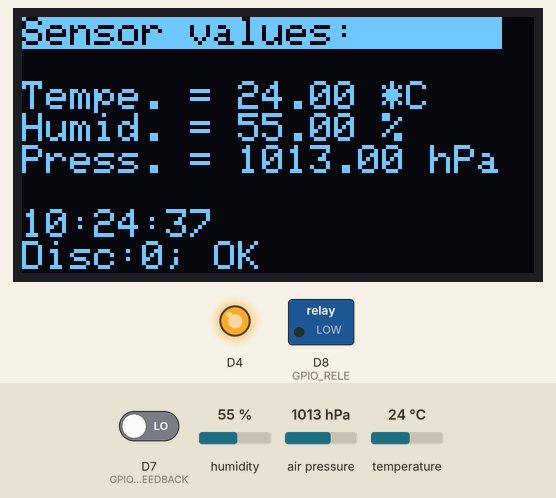
Bench run of a sketch on a simulated ESP8266 (NodeMCU). Parts: 128×64 one-colour display, switched loads named in the sketch (green lamp = pin HIGH), output pins drawn as LEDs (lit = HIGH). Inputs (shaded band) come from the test bench; at power-on: temperature 24 °C, humidity 55 %, air pressure 1013 hPa, D7 (GPIO_RELE_FEEDBACK) LOW. WiFi joins after 1.5 s; servers stay silent unless stated; the display library's start-up logo is not drawn; network time is answered at once with the bench clock; the local clock reads 2024-03-15 10:24:30 at power-on unless the sketch sets it; not simulated (calls return 0 or success): arduino_secrets.h; what the sketch prints to the serial monitor is not drawn.

Above: at 7.8 s.
7.9 s: temperature set to 12 °C
At 10.0 s:
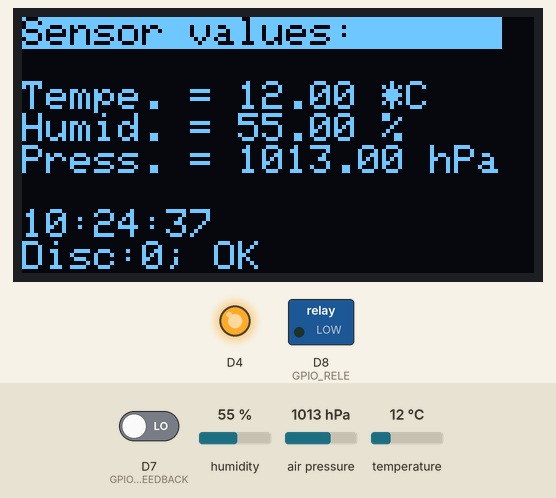
14.4 s: humidity set to 22 %
At 15.8 s:
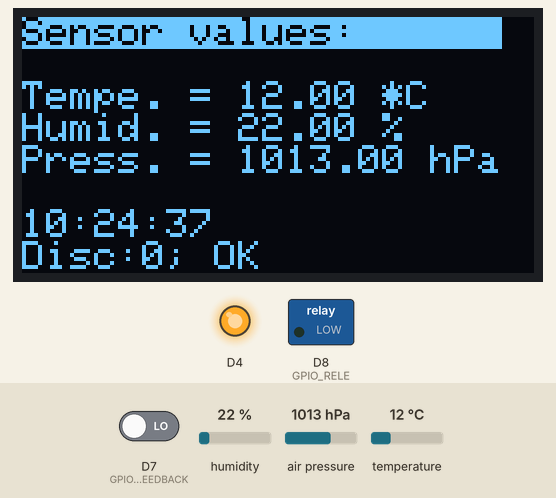
18.6 s: air pressure set to 952 hPa
At 20.1 s:
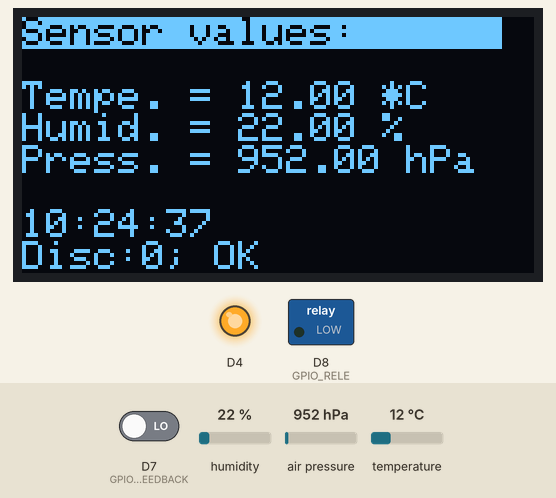
26.6 s: humidity set to 40 %
At 30.4 s:
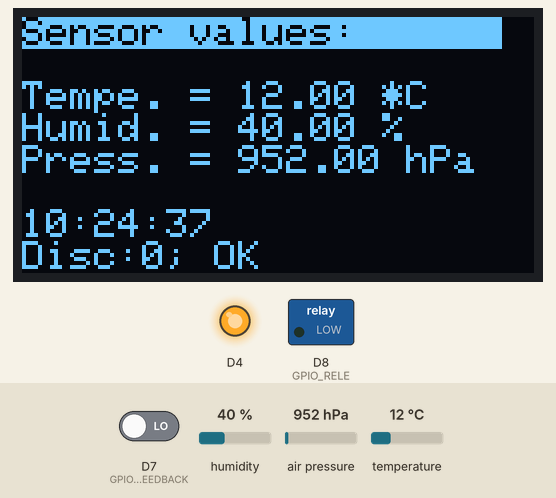
Timing chart, 0 to 34.7 s (numbered marks = the images above; inputs shaded):
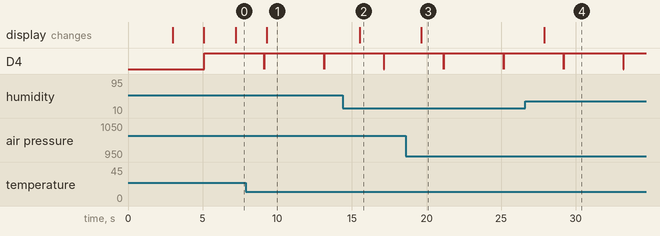

Measured:
- after the input at 7.9 s, the display: changes after 1.4 s (image 1)
- after the input at 14.4 s, the display: changes after 1.1 s (image 2)
- after the input at 18.6 s, the display: changes after 1.0 s (image 3)
- after the input at 26.6 s, the display: changes after 1.3 s (image 4)
- by itself, D4: alternates HIGH for 4.0 s and LOW for 0.01 s

The sketch:

Temperature_Udine_New.ino
```cpp
#include "Timer.h"
#include "arduino_secrets.h"
#include "thingProperties.h"
#include "ArduinoIoTComnnection.h"

unsigned long currentMillis;

bool enable = false;
bool temperatureSentMax = false;
bool temperatureSentMin = false;

void blinkLed();
void printAndUpdateValues();

Timer timer_BlinkLed = Timer(10, 4000);
Timer timer_UpdateValue = Timer(TEMPERATURE_ACQ_TIMER, TEMPERATURE_ACQ_TIMER);

bool firstTimeNTPUpdate = true;

void setup() {
  // Initialize serial and wait for port to open:
  Serial.begin(9600);
  // This delay gives the chance to wait for a Serial Monitor without blocking if none is found
  delay(1500);

  Serial.println("");
  Serial.println("-- Serial STARTED! --");

  timeClient.begin();
  delay(1500);
  Serial.println("-- NTPClient STARTED! --");

  //Init of LCD display
  displayInit();

  String text_[NUMBER_OF_ROWS_DISPLAIED] = {"Initializing...", "", "", "", ""};
  displayText(text_);

  Serial.println("-- Display Init OK --");

  // Init the connection with Arduino IoT Cloud
  initProperties();

  // Connect to Arduino IoT Cloud
  ArduinoCloud.begin(ArduinoIoTPreferredConnection);

  /*
     The following function allows you to obtain more information
     related to the state of network and IoT Cloud connection and errors
     the higher number the more granular information you’ll get.
     The default is 0 (only errors).
     Maximum is 4
 */
  setDebugMessageLevel(4);
  ArduinoCloud.printDebugInfo();

  bool status;

  // default settings
  // (you can also pass in a Wire library object like &Wire2)
  status = bme.begin(SENSOR_TEMP_ADDRESS);
  if (!status)
  {
    Serial.println("Could not find a valid BME280 sensor, check wiring!");
    while (1);
  }

  Serial.println("-- Sensor communication Init OK --");

  Serial.println();

  // Set the switch on arduino cloud to OFF
  releCommandOn = false;

  // Set counter to 0
  millisecOfReleOn = 0;

  // ------------------------ Init Timers ------------------------------
  timer_BlinkLed.cback(blinkLed);
  timer_BlinkLed.isRepeating();
  timer_BlinkLed.run();

  timer_UpdateValue.cback(printAndUpdateValues);
  timer_UpdateValue.isRepeating();
  timer_UpdateValue.run();
  // ------------------------ Date Time Update -------------------------

  timeClient.update();
  dataTimeStartedModule = (String)timeClient.getFormattedTime();

  Serial.println("-- Module started: " + dataTimeStartedModule);

  Serial.print(timeClient.getHours());
  Serial.print(":");
  Serial.print(timeClient.getMinutes());
  Serial.print(":");
  Serial.println(timeClient.getSeconds());

  // ------------------------ Init GPIOs -------------------------------
  pinMode(LED_BUILTIN, OUTPUT);       // Initialize the LED_BUILTIN pin as an output
  pinMode(GPIO_RELE, OUTPUT);         // Initialize relè output
  pinMode(GPIO_RELE_FEEDBACK, INPUT); // Initialize relè feedback
}

void loop()
{
  currentMillis = millis();
  deltaTimeFromLastExecution = currentMillis - previousMillisLasExecutionProg;
  previousMillisLasExecutionProg = currentMillis;

  // Update all timers
  timer_BlinkLed.loop();
  timer_UpdateValue.loop();

  // Check relè command requeste from Cloud
  checkReleRequesteOn();
  // Check relè feedback from Arduino Input
  checkFeedbackRele();
}

void checkReleRequesteOn()
{
  if (releCommandOn == true && releCommandOn != releCommandOnPrevious)
  {
    // ----- TEST CONNECTION -----------
    //digitalWrite(GPIO_RELE, true);                                  // Set relè ON
    previousMilliscomandReleOn = currentMillis;                       // Reset timer

    Serial.println("-----------> Button pressed releStausOn = " + (String)releFeedbackOn);
  }

  if ((currentMillis - previousMilliscomandReleOn) >= RELE_ON_TIMER)  // Check if the timer if expired
  {
    // ----- TEST CONNECTION -----------
    //digitalWrite(GPIO_RELE, false);                                 // Set relè OFF
    releCommandOn = false;                                            // Set the switch on arduino cloud to OFF
  }

  releCommandOnPrevious = releCommandOn;
}

void checkFeedbackRele()
{
  releFeedbackOn = digitalRead(GPIO_RELE_FEEDBACK);

  // Increase the cycle only when the relè is really on
  if (releFeedbackOn == true && releFeedbackOnPrevious == false)
  {
    cyclesNumber += 1; // Increase the relè cycle counter
  }

  if(releFeedbackOn == true)
  {
    millisecOfReleOn += deltaTimeFromLastExecution;
  }
  else
  {
    releActivationTime = millisecOfReleOn/1000;
  }

  releFeedbackOnPrevious = releFeedbackOn;
}

void printAndUpdateValues()
{
  String connectionString;

  if (ArduinoCloud.connected() == 0)
  {
    Serial.println("counterESPReset = " + (String)counterESPReset);
    connectionString = "LOST";
    ++disconnectionNumber;
    digitalWrite(GPIO_RELE, true);

    if(counterESPReset >= RESET_ESP_TIMER)
    {
      Serial.println("Restarting!!!");
      delay(15000);
      ESP.restart();
    }

    counterESPReset += TEMPERATURE_ACQ_TIMER;
  }
  else
  {
    digitalWrite(GPIO_RELE, false);
    connectionString = "OK";
    counterESPReset = 0;

    if (firstTimeNTPUpdate)
      {
        timeClient.update();
        dataTimeStartedModule = (String)timeClient.getHours()+":"+(String)timeClient.getMinutes()+":"+(String)timeClient.getSeconds();
        String txt = "-- Main Module started: " + dataTimeStartedModule;
        displayMessageSerialAndCloud_singleLine(txt, &messageText, true, true);
        firstTimeNTPUpdate = false;
      }
  }

  temp_1 = bme.readTemperature();
  String tempString = "Tempe. = " + (String)temp_1 + " *C";
  Serial.println(tempString);

  press_1 = bme.readPressure() / 100.0F;
  String pressureString = "Press. = " + (String)press_1 + " hPa";
  Serial.println(pressureString);

  Serial.print("Approx. Altitude = ");
  Serial.print(bme.readAltitude(SEALEVELPRESSURE_HPA));
  Serial.println(" m");

  humid_1 = bme.readHumidity();
  String humidityString = "Humid. = " +  (String)humid_1 + " %";
  Serial.println(humidityString);

  String str = "Disc:" + (String)disconnectionNumber + "; " + (String)connectionString;
  Serial.println(str);

  temperatureAllarms(temp_1);

  String text__[NUMBER_OF_ROWS_DISPLAIED] = {"Sensor values:      ", "", tempString, humidityString, pressureString,"" ,dataTimeStartedModule ,str};
  displayText(text__);

  Serial.println();

  ArduinoCloud.update();
}

void blinkLed()
{
  digitalWrite(LED_BUILTIN, !digitalRead(LED_BUILTIN));
}

void onReleCommandOnChange()
{
  String txt = "Button pressed releStausOn = " + (String)releFeedbackOn;
  displayMessageSerialAndCloud_singleLine(txt, &messageText, false, true);
}

void temperatureAllarms(double temperature)
{
  if (temperature > 23 && temperatureSentMax == false)
  {
    String txt = "Tempe. Up= " + (String)temperature + " *C";
    temperatureSentMax = true;
    displayMessageSerialAndCloud_singleLine(txt, &messageText, true, true);
  }
  else if (temperature < 22.7)
  {
    temperatureSentMax = false;
  }

  if (temperature < 21 && temperatureSentMin == false)
  {
    String txt = "Tempe. Dw= " + (String)temperature + " *C";
    temperatureSentMin = true;
    displayMessageSerialAndCloud_singleLine(txt, &messageText, true, true);
  }
  else if (temperature > 21.3)
  {
    temperatureSentMin = false;
  }
}
```

ArduinoIoTComnnection.h
```cpp
#include <ArduinoIoTCloud.h>
#include <Arduino_ConnectionHandler.h>

const char DEVICE_LOGIN_NAME[]  = "ac16d9bc-c2b8-48c7-9a7a-4dc5b19d16fb";
const char SSID[]               = SECRET_SSID;    // Network SSID (name)
const char PASS[]               = SECRET_PASS;    // Network password (use for WPA, or use as key for WEP)
const char DEVICE_KEY[]         = SECRET_DEVICE_KEY;    // Secret device password

// Variable send & received to Arduino Cloud
float humid_1;
float temp_1;
float press_1;
bool  releCommandOn;
bool  releFeedbackOn;
int   cyclesNumber;
bool  comandEnable;
CloudTime releActivationTime;
String messageText;

void onReleCommandOnChange();

void initProperties()
{
  ArduinoCloud.setBoardId(DEVICE_LOGIN_NAME);
  ArduinoCloud.setSecretDeviceKey(DEVICE_KEY);
  ArduinoCloud.addProperty(humid_1, READ, ON_CHANGE, NULL);
  ArduinoCloud.addProperty(temp_1, READ, ON_CHANGE, NULL);
  ArduinoCloud.addProperty(press_1, READ, ON_CHANGE, NULL);
  ArduinoCloud.addProperty(releCommandOn, READWRITE, ON_CHANGE, onReleCommandOnChange);
  ArduinoCloud.addProperty(comandEnable, READWRITE, ON_CHANGE, NULL);
  ArduinoCloud.addProperty(releFeedbackOn, READ, ON_CHANGE, NULL);
  ArduinoCloud.addProperty(cyclesNumber, READ, ON_CHANGE, NULL);
  ArduinoCloud.addProperty(releActivationTime, READ, ON_CHANGE, NULL);
  ArduinoCloud.addProperty(messageText, READ, ON_CHANGE, NULL);
}

WiFiConnectionHandler ArduinoIoTPreferredConnection(SSID, PASS);
```

Timer.cpp
```cpp
#include "Timer.h"

/* Timer with two different cicles
 * |         fun    fun        fun    fun
 * |----------|------|----------|------|-->t
 * 0         tm1    tm2        tm1    tm2
 *    Cycle1   Cycle2   Cycle1   Cycle2
 */

// Timer initialization
// tm = timer in millisec
Timer::Timer(unsigned long tm1, unsigned long tm2){
  timer1 = tm1;
  timer2 = tm2;
  FIRED = 0;
}

void Timer::run(){
  t = millis();
  FIRED = 0;
}

// Main loop, it checks the timers
void Timer::loop(){
  //Cycle 1
  unsigned long tx = (millis() - t);
  if ((tx>timer1) && !FIRED && Timer1Enable)
  {
    fp();
    FIRED = 1;
    if (LOOP)
    {
      FIRED = 0;
      t = millis();
    }
    Timer1Enable = !Timer1Enable;
    Timer2Enable = !Timer2Enable;
  }
  //Cycle 2
  else if ((tx>timer2) && !FIRED && Timer2Enable)
  {
    fp();
    FIRED = 1;
    if (LOOP)
    {
      FIRED = 0;
      t = millis();
    }
    Timer1Enable = !Timer1Enable;
    Timer2Enable = !Timer2Enable;
  }
}

// Callback of function when the time is elapsed
// fun = callback function
void Timer::cback(void(*fun)(void)){
  fp = fun;
}

void Timer::isRepeating(){
  LOOP = 1;
}
```

Timer.h
```cpp
#ifndef _TIMER_H_
#define _TIMER_H_
#include <Arduino.h>

class Timer{
  private:
    unsigned long timer1;
    unsigned long timer2;
    unsigned long t;
    void(*fp)(void);
    int FIRED = 0;
    int LOOP = 0;
    bool Timer1Enable = 1;
    bool Timer2Enable = 0;

  public:
    Timer(unsigned long tm1, unsigned long tm2);        // Timer initialization
    void run();                     // Timer start
    void loop();                    // Main loop where it check if the time is finish
    void isRepeating();             // If you whnt creat a recursive timer
    void cback(void(*fun)(void));   // Callback of function when the time is elapsed
};

#endif
```

thingProperties.h
```cpp
#include <Wire.h>
#include <Adafruit_GFX.h>
#include <Adafruit_SSD1306.h>
#include <Adafruit_Sensor.h>
#include <Adafruit_BME280.h>
#include <WiFiUdp.h>
#include <NTPClient.h>

// I2C Addresses
#define SENSOR_TEMP_ADDRESS 0x76
#define SCREEN_ADDRESS 0x3C ///< See datasheet for Address; 0x3D for 128x64, 0x3C for 128x32

#define SEALEVELPRESSURE_HPA (1011)
#define OLED_RESET     -1           // Reset pin # (or -1 if sharing Arduino reset pin)
#define SCREEN_WIDTH 128            // OLED display width, in pixels
#define SCREEN_HEIGHT 64            // OLED display height, in pixels
#define NUMBER_OF_ROWS_DISPLAIED 8  // Number of rows
#define GPIO_RELE D8                // Relè connected to GPIO 15
#define GPIO_RELE_FEEDBACK D7       // Relè feedback connected to GPIO 13

// Definition of constant timers
const int MAIN_INTERVAL         = 10;    // Main timer in millisec
const int TEMPERATURE_ACQ_TIMER = 2000;   // Timer for read & update BME280 sensor
const int RELE_CEACK_TIMER      = 2000;   // Filter commamd for relè
const int INTERVAL              = 1000;   // Interval at which to blink (milliseconds)
const int ENABLE_COMMAND_TIMER  = 5000;   // Timer for command enable
const int RELE_ON_TIMER         = 10000;  // Relè On timer
const int RESET_ESP_TIMER       = 300000; // Number of millisec to wait before ESP reset when arduino IoT cloud connection is lost
const long UTC_OFFSET_IN_SECONDS = 7200;  // Time zone +2h => 2h * 60min * 60sec = 7200

float         temp;
int           humidity;
unsigned long previousMillis = 0;                 // will store last time LED was updated
int           ledState = LOW;                     // ledState used to set the LED
bool          releChangeEnable = true;            // The onReleCommandOnChange can chenge the relè output
int           onReleCommandOnChangeCounter = 1;   // When the board connects to IoT cloud generate onReleCommandOnChange event
bool          releCommandOnPrevious = false;
bool          releFeedbackOnPrevious = false;
unsigned int  millisecOfReleOn = 0;               // Number of seconds of relè in ON state
unsigned int  deltaTimeFromLastExecution = 0;
int           disconnectionNumber;
int           counterESPReset = 0;                // Number of cycle before to ESP reset
String        dataTimeStartedModule;              // Date and Time when module is started

unsigned long previousMillisMainCycle = 0;
unsigned long previousMilliscomandReleOn = 0;
unsigned long previousMillisLasExecutionProg = 0;


//Temperature sensor
Adafruit_BME280 bme; // I2C

//Display
Adafruit_SSD1306 display(SCREEN_WIDTH, SCREEN_HEIGHT, &Wire, OLED_RESET);

// Define NTP Client to get time
WiFiUDP ntpUDP;
NTPClient timeClient(ntpUDP, "pool.ntp.org", UTC_OFFSET_IN_SECONDS);

void displayInit ()
{
  if(!display.begin(SSD1306_SWITCHCAPVCC, SCREEN_ADDRESS))
  {
    Serial.println(F("SSD1306 allocation failed"));
    for(;;); // Don't proceed, loop forever
  }
  display.display();
  delay(2000); // Pause for 2 seconds

  // Clear the buffer
  display.clearDisplay();
}

void displayText (String text[])
{
  display.clearDisplay();
  display.setTextSize(1);
  display.setCursor(0,0);
  //display.setTextColor(SSD1306_WHITE, SSD1306_BLACK);

  for(int i = 0; i < NUMBER_OF_ROWS_DISPLAIED; i++)
  {
    if (i == 0)
      display.setTextColor(SSD1306_BLACK, SSD1306_WHITE);
    else
      display.setTextColor(SSD1306_WHITE, SSD1306_BLACK);

    display.println(text[i]);
  }
  display.display();
}

void displayMessageSerialAndCloud_singleLine(String message, String *messageTextForArduinoCloud, bool enablesendingToArduinoCloud = true, bool debugString = false)
{
  String text;
  if(debugString == true)
  {
    text = "----->";
  }

  text = text + message;
  Serial.println(text);

  if (enablesendingToArduinoCloud == true)
    *messageTextForArduinoCloud = text;
}
```
